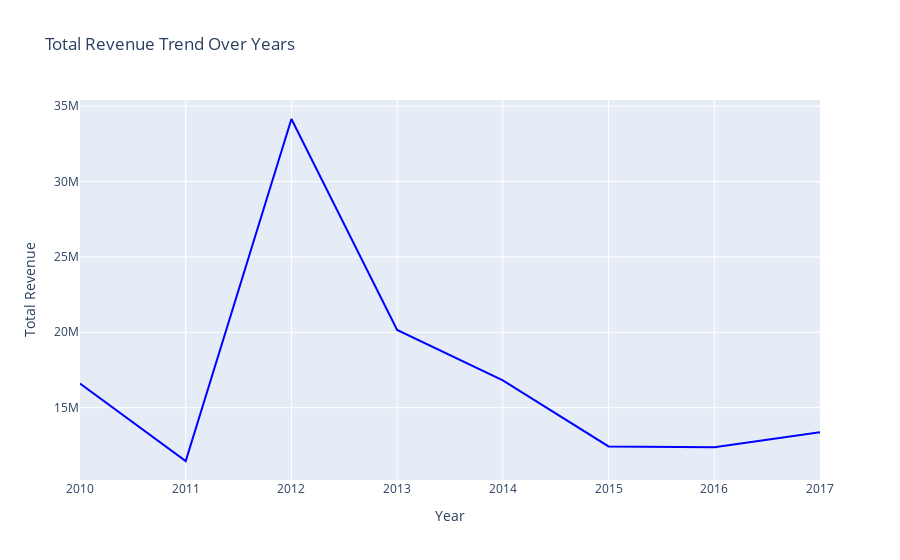

This figure's notebook cell:
### Code cell
# Create a line chart
fig = px.line(groupby_year, x='Year', y='Total_Revenue', title='Total Revenue Trend Over Years')

# Customizations
fig.update_traces(
    line=dict(color='blue', width=2),  # Line color and width
    marker=dict(color='red', size=8),  # Marker color and size
    name='Total Revenue',  # Trace name
)

# Update layout
fig.update_layout(
    xaxis_title='Year',  # X-axis title
    yaxis_title='Total Revenue',  # Y-axis title
    legend=dict(title='Legend Title'),  # Legend title
    showlegend=True,  # Show legend
)

# Show the figure
fig.show()

### Figure 1 — Plotly figure (JSON) as saved in the notebook; plotly's stock layout.template omitted (floating-point values rounded to 4 significant figures)
{"data": [{"hovertemplate": "Year=%{x}<br>Total_Revenue=%{y}<extra></extra>", "legendgroup": "", "line": {"color": "blue", "dash": "solid", "width": 2}, "marker": {"color": "red", "size": 8, "symbol": "circle"}, "mode": "lines", "name": "Total Revenue", "orientation": "v", "showlegend": false, "type": "scatter", "x": [2010, 2011, 2012, 2013, 2014, 2015, 2016, 2017], "xaxis": "x", "y": [16600000.0, 11460000.0, 34150000.0, 20160000.0, 16800000.0, 12430000.0, 12370000.0, 13370000.0], "yaxis": "y"}], "layout": {"legend": {"title": {"text": "Legend Title"}, "tracegroupgap": 0}, "showlegend": true, "title": {"text": "Total Revenue Trend Over Years"}, "xaxis": {"anchor": "y", "domain": [0, 1], "title": {"text": "Year"}}, "yaxis": {"anchor": "x", "domain": [0, 1], "title": {"text": "Total Revenue"}}}}
